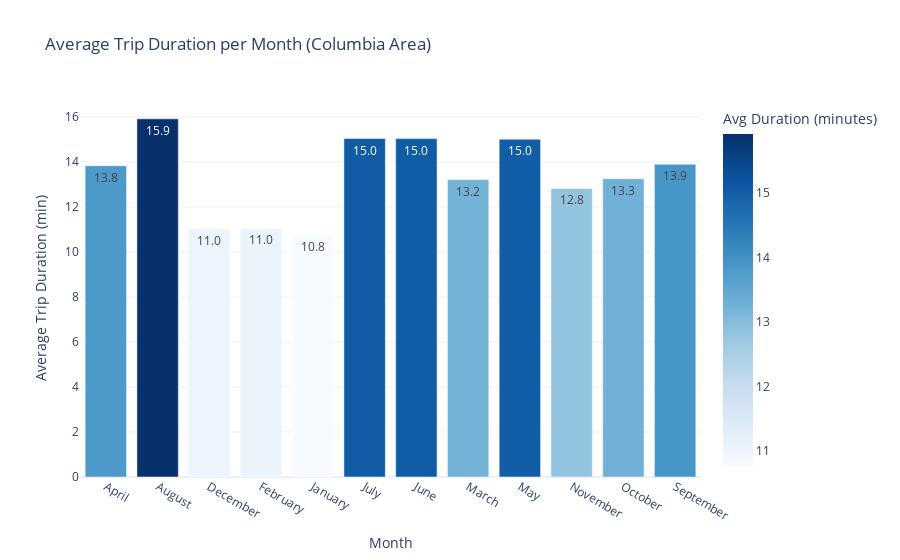

The code cell stored with this chart in its notebook:
### Code cell
fig = px.bar(
    monthly_duration,
    x='month',
    y='trip_duration_min',
    title='Average Trip Duration per Month (Columbia Area)',
    labels={'trip_duration_min': 'Avg Duration (minutes)', 'month': 'Month'},
    text_auto='.1f',
    color='trip_duration_min',
    color_continuous_scale='Blues'
)

fig.update_layout(
    xaxis=dict(title='Month'),
    yaxis=dict(title='Average Trip Duration (min)'),
    template='plotly_white'
)

fig.show()

### Figure 1 — Plotly figure (JSON) as saved in the notebook; plotly's stock layout.template omitted (floating-point values rounded to 4 significant figures)
{"data": [{"hovertemplate": "Month=%{x}<br>Avg Duration (minutes)=%{marker.color}<extra></extra>", "legendgroup": "", "marker": {"color": [13.83, 15.91, 11.03, 11.05, 10.75, 15.04, 15.04, 13.21, 15.01, 12.82, 13.26, 13.89], "coloraxis": "coloraxis", "pattern": {"shape": ""}}, "name": "", "orientation": "v", "showlegend": false, "textposition": "auto", "texttemplate": "%{y:.1f}", "type": "bar", "x": ["April", "August", "December", "February", "January", "July", "June", "March", "May", "November", "October", "September"], "xaxis": "x", "y": [13.83, 15.91, 11.03, 11.05, 10.75, 15.04, 15.04, 13.21, 15.01, 12.82, 13.26, 13.89], "yaxis": "y"}], "layout": {"barmode": "relative", "coloraxis": {"colorbar": {"title": {"text": "Avg Duration (minutes)"}}, "colorscale": [[0, "rgb(247,251,255)"], [0.125, "rgb(222,235,247)"], [0.25, "rgb(198,219,239)"], [0.375, "rgb(158,202,225)"], [0.5, "rgb(107,174,214)"], [0.625, "rgb(66,146,198)"], [0.75, "rgb(33,113,181)"], [0.875, "rgb(8,81,156)"], [1, "rgb(8,48,107)"]]}, "legend": {"tracegroupgap": 0}, "title": {"text": "Average Trip Duration per Month (Columbia Area)"}, "xaxis": {"anchor": "y", "domain": [0, 1], "title": {"text": "Month"}}, "yaxis": {"anchor": "x", "domain": [0, 1], "title": {"text": "Average Trip Duration (min)"}}}}
